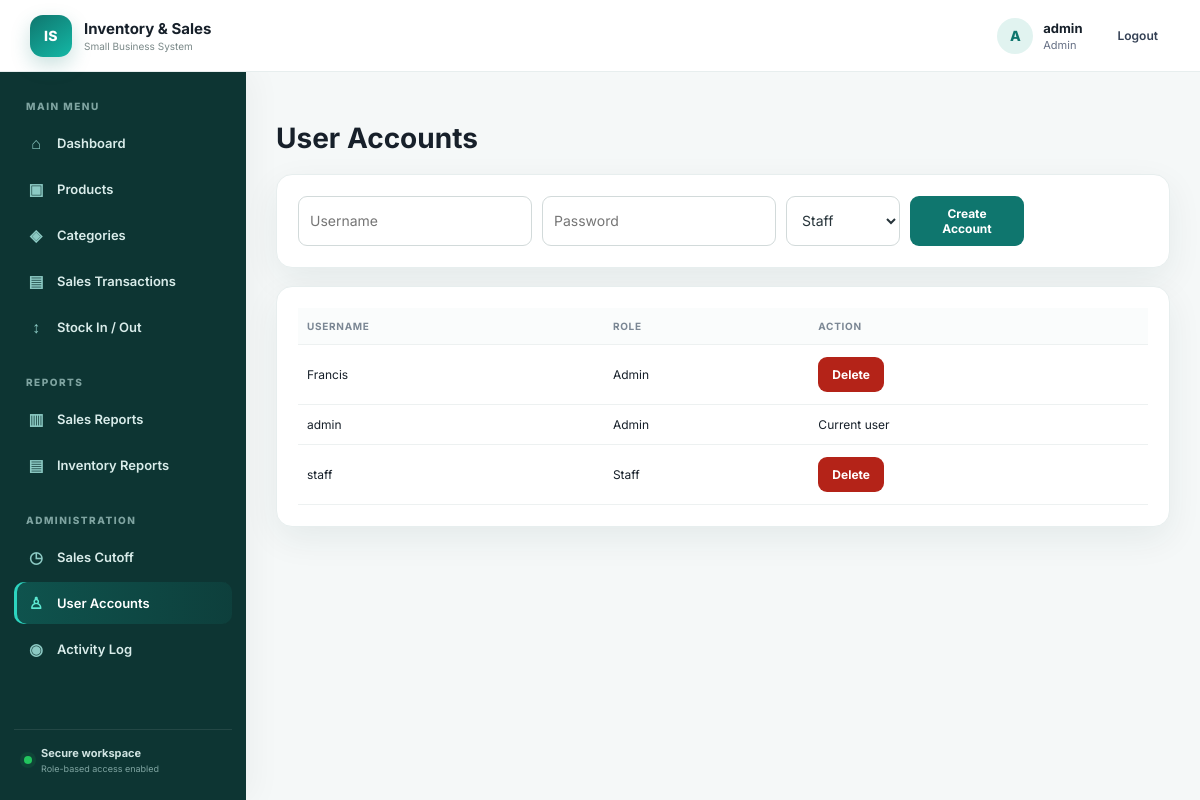
The page /admin (signed in) on the database its author committed.
### tables this page shows
CREATE TABLE users (id INTEGER PRIMARY KEY AUTOINCREMENT, username TEXT UNIQUE NOT NULL, password TEXT NOT NULL, role TEXT NOT NULL DEFAULT 'Staff' CHECK(role IN ('Admin','Staff')));

### app.py (the view, shortened to what this page needs)
@app.route("/admin", methods=["GET", "POST"])
@login_required
@admin_required
def admin():
    conn = db()
    users = conn.execute("SELECT id,username,role FROM users ORDER BY username").fetchall()
    conn.close()
    return render_template("admin.html", users=users)

### app.py (called while the page is built)
def db():
    conn = sqlite3.connect(DB)
    conn.row_factory = sqlite3.Row
    conn.execute("PRAGMA foreign_keys = ON")
    return conn

def login_required(f):
    @wraps(f)
    def wrapped(*args, **kwargs):
        if "user_id" not in session:
            return redirect(url_for("login"))
        return f(*args, **kwargs)
    return wrapped

def admin_required(f):
    @wraps(f)
    def wrapped(*args, **kwargs):
        if session.get("role") != "Admin":
            flash("Admin access required.", "error")
            return redirect(url_for("dashboard"))
        return f(*args, **kwargs)
    return wrapped

### templates/admin.html
{% extends "base.html" %}{% block content %}
<h1>User Accounts</h1><div class="panel"><form method="post" class="formgrid"><input name="username" placeholder="Username" required><input type="password" name="password" placeholder="Password" required><select name="role"><option>Staff</option><option>Admin</option></select><button>Create Account</button></form></div>
<div class="panel"><table><tr><th>Username</th><th>Role</th><th>Action</th></tr>{% for u in users %}<tr><td>{{u.username}}</td><td>{{u.role}}</td><td>{% if u.id != session.user_id %}<form method="post" action="{{url_for('delete_user',user_id=u.id)}}" onsubmit="return confirm('Delete user?')"><button class="danger">Delete</button></form>{% else %}Current user{% endif %}</td></tr>{% endfor %}</table></div>
{% endblock %}

### static/css/style.css (style rules this page uses)
:root { --teal:#0f766e;--teal2:#0d9488;--deep:#0b3b38;--ink:#17202a;--muted:#667085;--line:#e7eeee;--bg:#f5f8f8;--white:#fff;--danger:#b42318;--shadow:0 12px 35px rgba(16,55,52,.07) }
* { box-sizing:border-box }
html { scroll-behavior:smooth }
body { margin:0;font-family:Inter,Segoe UI,Arial,sans-serif;background:var(--bg);color:var(--ink);font-size:14px }
.panel { background:white;border:1px solid var(--line);border-radius:16px;padding:21px;box-shadow:var(--shadow);margin-bottom:18px }
table { width:100%;border-collapse:collapse;min-width:500px }
th,td { text-align:left;padding:12px 9px;border-bottom:1px solid #edf1f1;font-size:12px }
th { font-size:10px;color:#7b8794;text-transform:uppercase;letter-spacing:.7px;background:#fafcfc }
.btnlink,button { font:inherit;cursor:pointer }
.btnlink,button { background:var(--teal);color:white;border:0;text-decoration:none;padding:10px 14px;border-radius:9px;font-weight:700;font-size:12px }
.danger { background:#b42318!important }
.formgrid { display:grid;grid-template-columns:repeat(5,1fr);gap:10px }
input,select { font:inherit;padding:10px 11px;border:1px solid #d2dada;border-radius:9px;background:#fff;color:#27343a;outline:none }

### rows shown on the page
users: username "Francis", role "Admin"
users: username "admin", role "Admin", shows "Current user"
users: username "staff", role "Staff"

### other values the page prints
{{ session.username[:1]|upper }} "A"
{{ session.username }} "admin"
{{ session.role }} "Admin"
